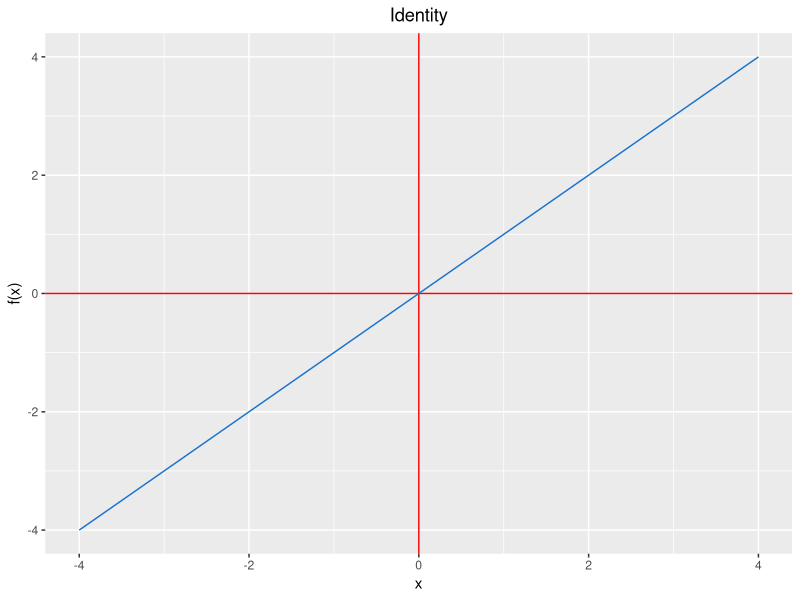
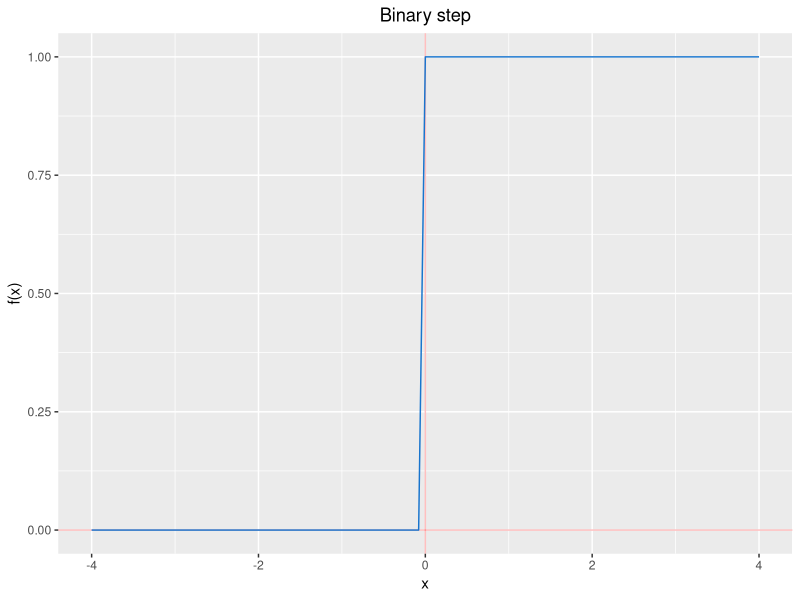
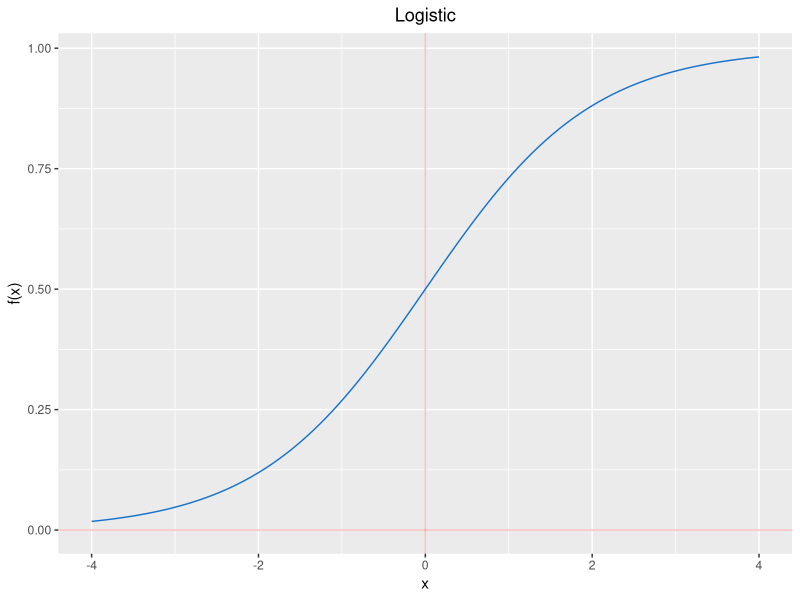
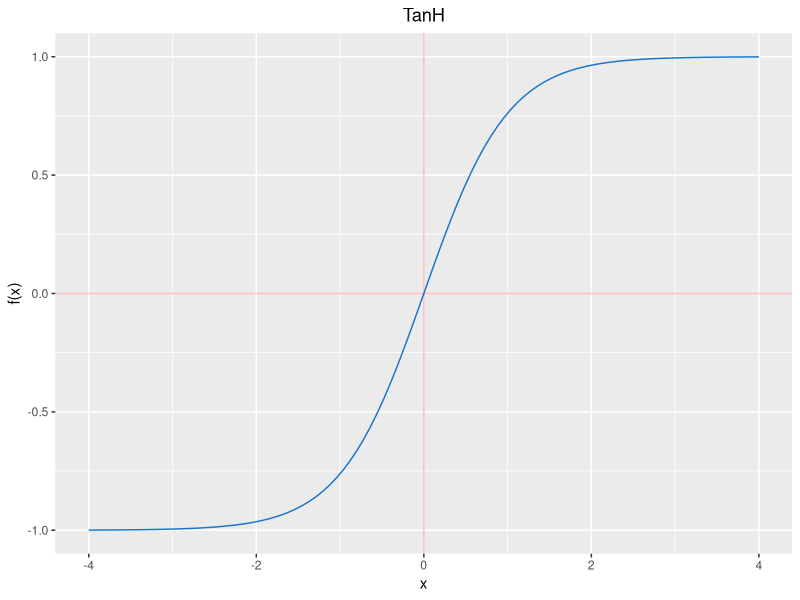
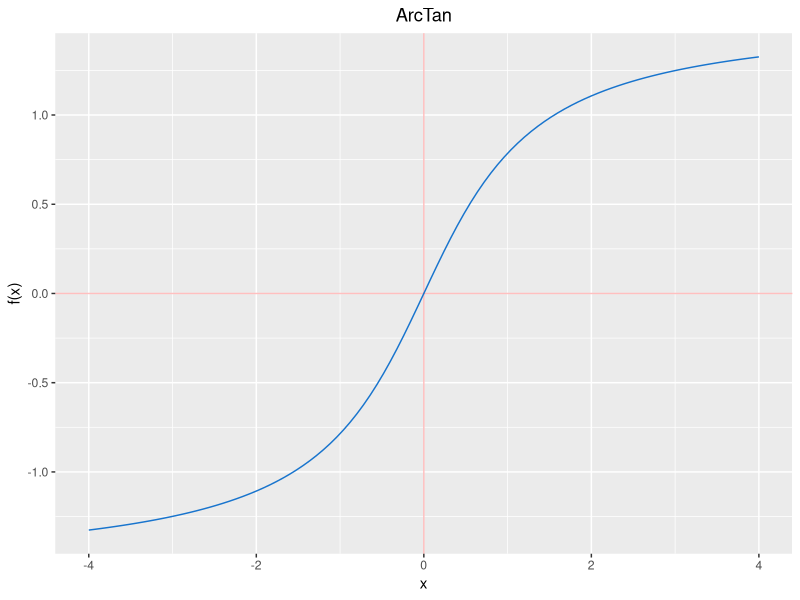
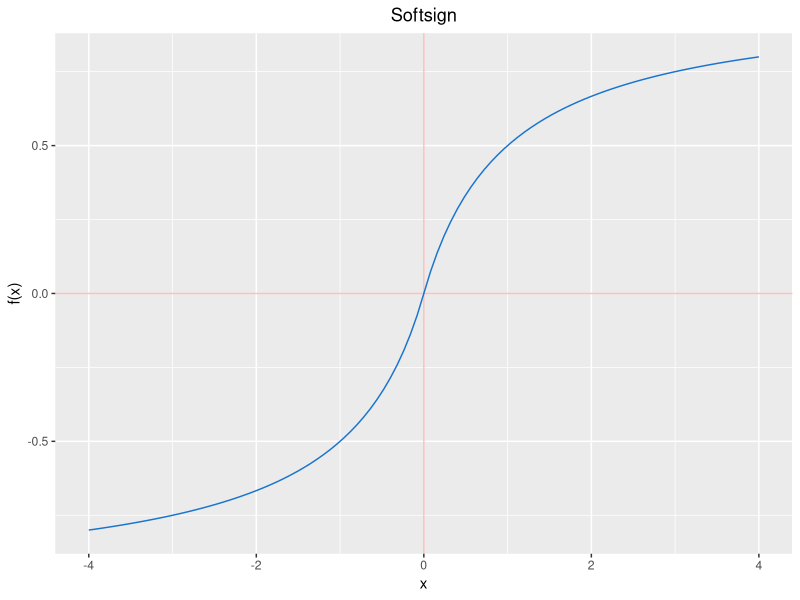
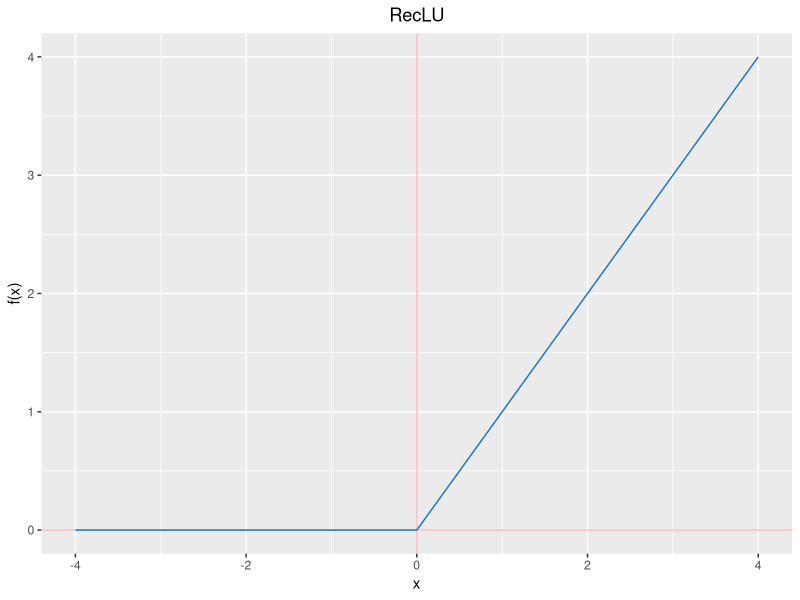
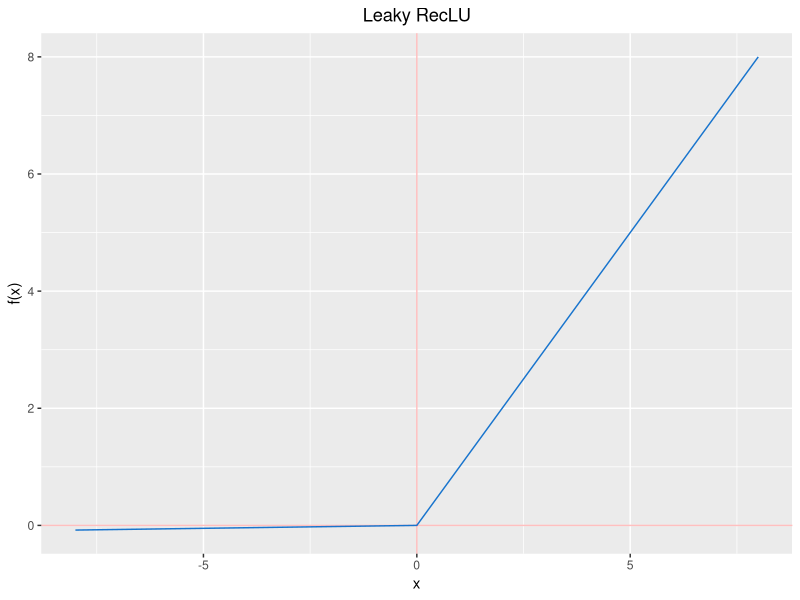

Write the R code that produced these figures, in order.
## ---- chunk 1
require(ggplot2)
## ---- chunk 2
f <- function(x) {x}
ggplot(data.frame(x=c(-4, 4)), mapping=aes(x=x)) + 
  geom_hline(yintercept=0, color='red') +
  geom_vline(xintercept=0, color='red') +
  stat_function(fun=f, colour = "dodgerblue3") +
  ggtitle('Identity') +
  scale_x_continuous(name='x') +
  scale_y_continuous(name='f(x)') +
  theme(plot.title = element_text(hjust = 0.5))

## ---- chunk 3
plot_activation_function <- function(f, title, range){
  start <- range[1]
  end <- range[2]
  ggplot(data.frame(x=range), mapping=aes(x=x)) + 
    geom_hline(yintercept=0, color='red', alpha=1/4) +
    geom_vline(xintercept=0, color='red', alpha=1/4) +
    stat_function(fun=f, colour = "dodgerblue3") +
    ggtitle(title) +
    scale_x_continuous(name='x') +
    scale_y_continuous(name='f(x)') +
    theme(plot.title = element_text(hjust = 0.5))
}
## ---- chunk 4
f <- function(x){
  ifelse(x >= 0, 1, 0)
}
plot_activation_function(f, 'Binary step', c(-4,4))
## ---- chunk 5
f <- function(x){1 / (1 + exp(-x))}
plot_activation_function(f, 'Logistic', c(-4,4))
## ---- chunk 6
tanh_func <- function(x){tanh(x)}
plot_activation_function(tanh_func, 'TanH', c(-4,4))
## ---- chunk 7
arc_tan_func <- function(x){atan(x)}
plot_activation_function(arc_tan_func, 'ArcTan', c(-4,4))
## ---- chunk 8
soft_sign_func <- function(x){ x / (1 + abs(x))  }
plot_activation_function(soft_sign_func, 'Softsign', c(-4,4))
## ---- chunk 9
rec_lu_func <- function(x){ ifelse(x < 0 , 0, x )}
plot_activation_function(rec_lu_func, 'RecLU', c(-4,4))
## ---- chunk 10
leaky_rec_lu_func <- function(x){ ifelse(x < 0 , 0.01 *x , x )}
plot_activation_function(leaky_rec_lu_func, 'Leaky RecLU', c(-8,8))
## ---- chunk 11
soft_plus_func <- function(x){ log(1 + exp(x))}
plot_activation_function(soft_plus_func, 'SoftPlus', c(-8,8))
## ---- chunk 12
bent_identity_func <- function(x){  (sqrt(x^2 + 1) - 1)/2 + x  }
plot_activation_function(bent_identity_func, 'Bent Identity', c(-8,8))
## ---- chunk 13
plot_activation_function(sin, 'sin(x)', c(-8,8))
## ---- chunk 14
sinc_function<- function(x){ifelse(x == 0, 1, sin(x) / x)}
plot_activation_function(sinc_function, 'Sinc', c(-8,8))
## ---- chunk 15
gaussian_function<- function(x){exp(-x^2)}
plot_activation_function(gaussian_function, 'Gaussian', c(-4,4))
